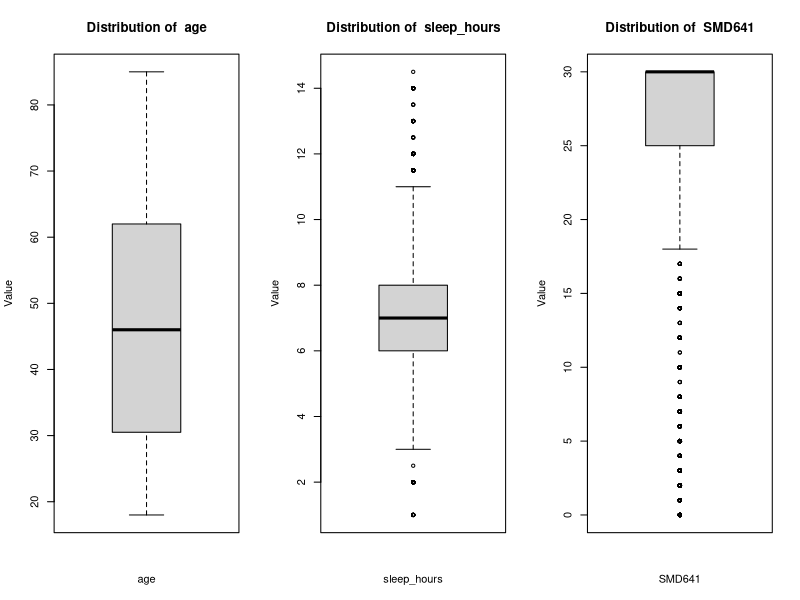
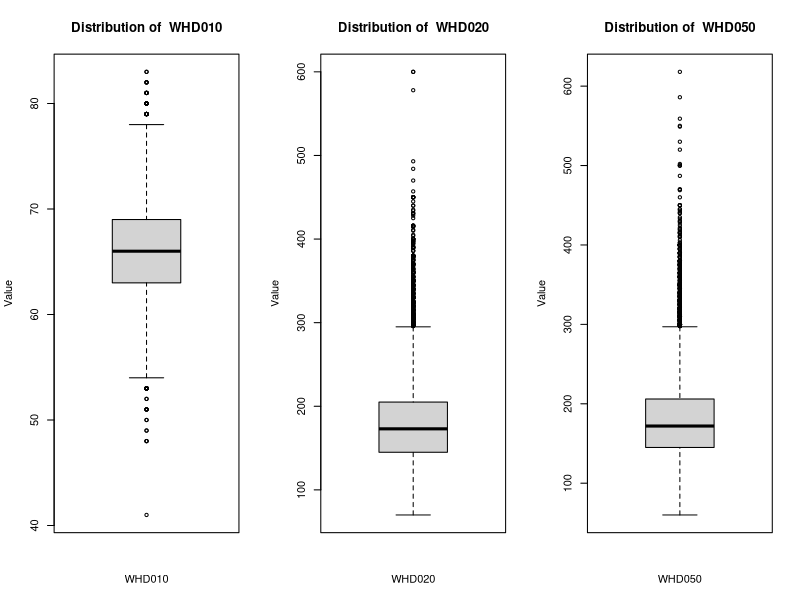
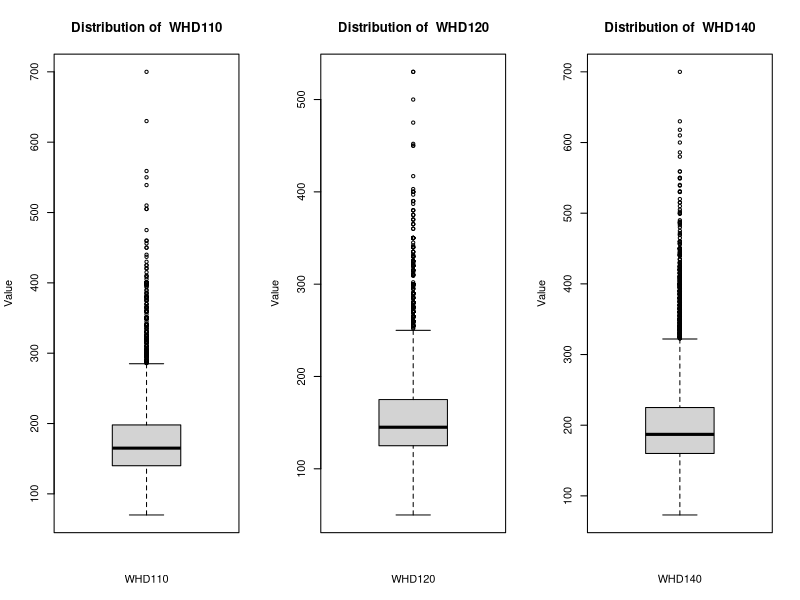
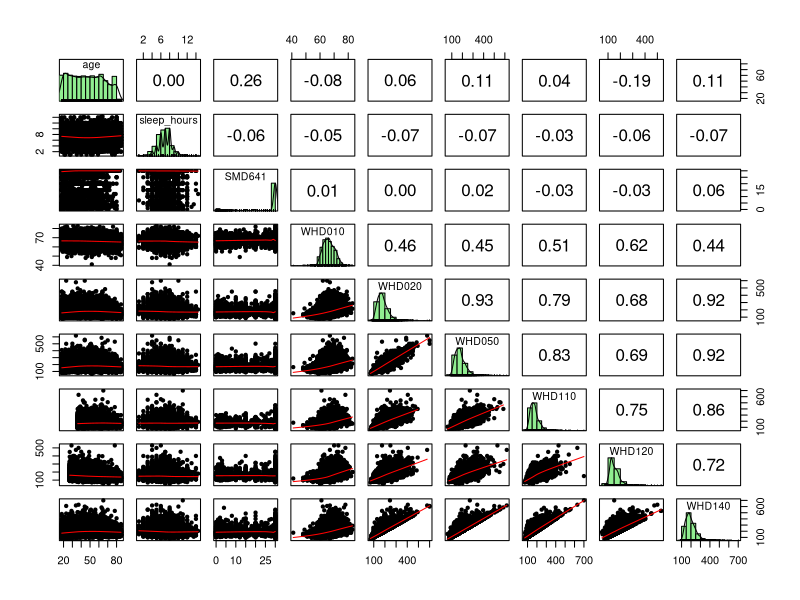

These charts were generated, in order, by the following R code:
## ---- chunk 1
library(dplyr)
library(psych)
## ---- chunk 2
df = read.csv("project_data.csv")
target = "result"

## Dropping redundant features
df = subset(df, select = -c(X, id))

## ---- chunk 3
dim(df)

sum(unlist(lapply(df, is.numeric)))
## ---- chunk 4
summary(df)
## ---- chunk 5
numeric_columns = c("age", "sleep_hours", "SMD641", "WHD010", "WHD020", "WHD050", "WHD110", "WHD120", "WHD140")


par(mfcol=c(1, 3))
for (i in numeric_columns) {
        boxplot(df[,i], main = paste("Distribution of ", names(df[i])),  xlab = names(df[i]), ylab = "Value")
}
## ---- chunk 6
df[, numeric_columns]%>% 
  pairs.panels(method = "spearman", # correlation method
             hist.col = "lightgreen", # histogram color
             density = TRUE,  # show density plots
             ellipses = FALSE # do not show correlation ellipses
             )
